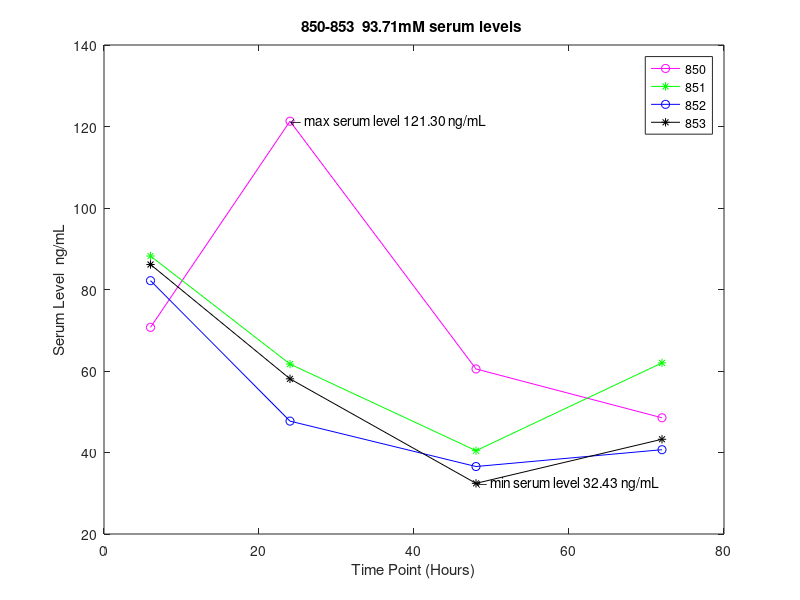

MATLAB code for this plot:
%MassSpec
%93.71mM
%First hour has extreme spike in serum levels so that has been excluded in
%plot

TP=[6,24,48,72];

% Serum Level ng/mL values
a =[70.71,121.30,60.50,48.52]; %85*
b = [88.22,61.70,40.45,61.99]; %85*
c = [82.17,47.70,36.56,40.69]; %85*
d = [86.14,58.08,32.43,43.25]; %85* 

plot(TP, a,'mo-',TP,b,'g*-',TP,c,'bo-',TP,d,'k*-'); 
xlabel('Time Point (Hours)');
ylabel('Serum Level  ng/mL');
title('850-853  93.71mM serum levels ');
legend('850','851','852','853');
txt = '\leftarrow max serum level 121.30 ng/mL';
text(24,121.30,txt)
txt = '\leftarrow min serum level 32.43 ng/mL';
text(48,32.43,txt)
